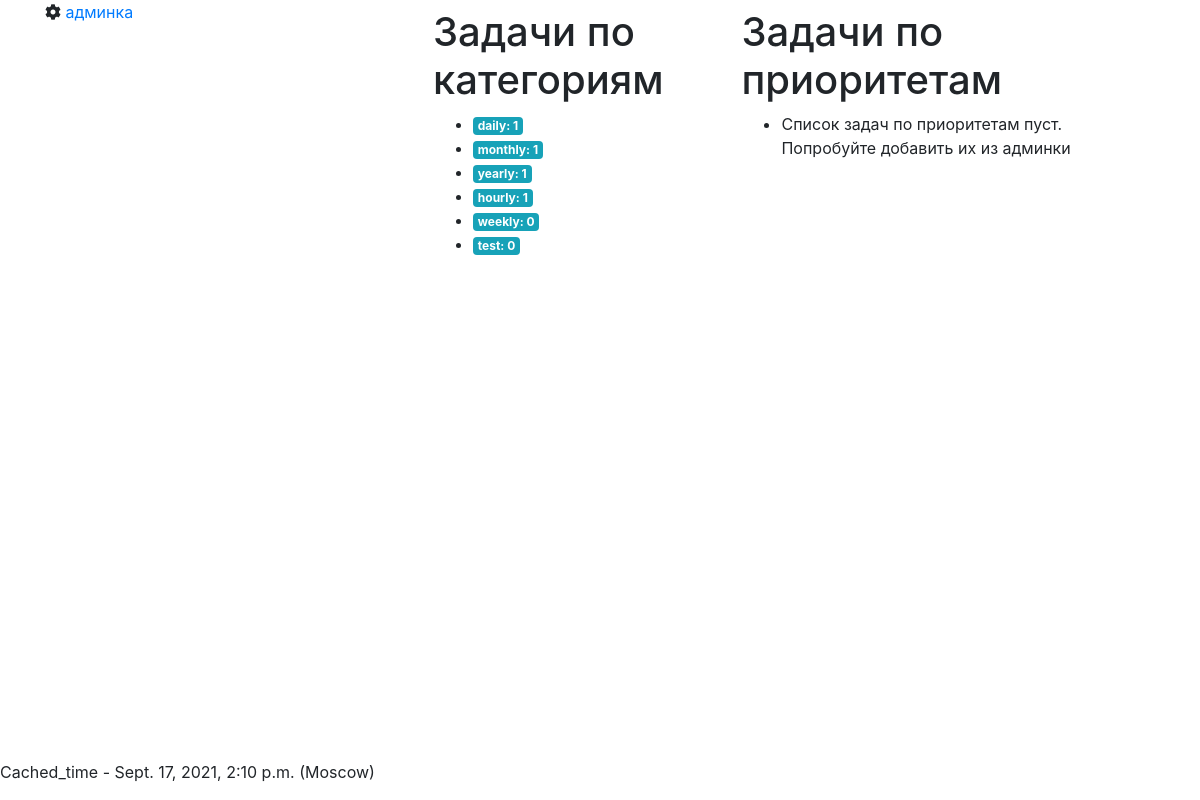
The page / on the database its author committed.
### tasks/models.py (models this page shows, shortened)
class Category(models.Model):
    slug = models.CharField(max_length=128)
    name = models.CharField(max_length=256)
    todos_count = models.PositiveIntegerField(default=0)
    class Meta:
        verbose_name = 'Категория'
        verbose_name_plural = 'Категории'

### tasks/views.py (the view)
# urls.py: path("", views.index, name="index"),
def index(request):
    from django.db.models import Count
    counts = Category.objects.annotate(total_tasks=Count(
        'todoitem')).order_by("-total_tasks")
    counts = {c.name: c.total_tasks for c in counts}
    send_time = datetime.now()
    priority = cache.get_many(["High", "Medium", "Low"])
    print("get_priority", priority)
    if priority == {}:
        task_priority()
        priority = cache.get_many(["High", "Medium", "Low"])
    send_data = {"counts": counts,
                "send_time": send_time,
                "priority": priority}
    return render(request, "tasks/index.html", send_data)

### tasks/templates/tasks/index.html (shortened to what this page needs)
{% extends "base.html" %}
{% load static %}
{% block main_content %}
<div class="d-flex flex-row">
  <div class="p-2">
	  <h1>Задачи по категориям</h1>
	  <ul>
	  {% for cat, count in counts.items %}
	    <li><span class="badge badge-info">{{ cat }}: {{ count }}</span></li>
	  {% empty %}
	    <li>Список задач по категориям пуст. Попробуйте добавить их из админки</li>
	  {% endfor %}
	  </ul>
  </div>
  <div class="p-2">
	  <h1>Задачи по приоритетам</h1>
	  <ul>
	  {% for key, value in priority.items %}
	    <li><span class="badge badge-info">{{ key }}: {{ value }}</span></li>
	  {% empty %}
	    <li>Список задач по приоритетам пуст. Попробуйте добавить их из админки</li>
	  {% endfor %}
	  </ul>
  </div>
</div>
{% load cache %}
{% cache 120 p %}
<p class="fixed-bottom">
    Cached_time - {{ send_time }} (Moscow)
</p>
{% endcache %}
{% endblock %}

### rows shown on the page
Category: counts "daily"
Category: counts "monthly"
Category: counts "yearly"
Category: counts "hourly"
Category: counts "weekly"
Category: counts "test"

### other values the page prints
{{ count }} "1" "1" "1" "1" "0" "0"
